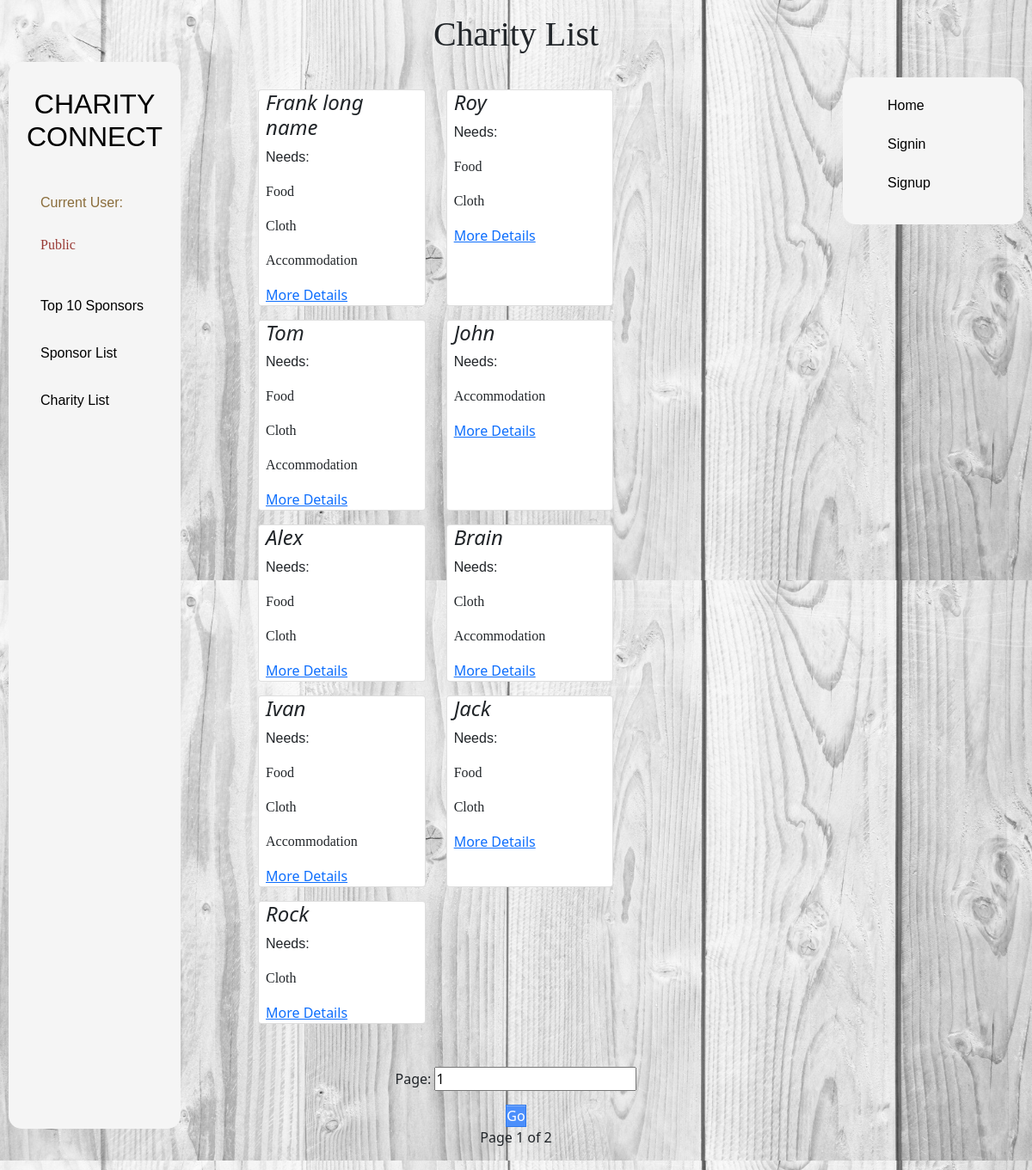
Screenshot of /charity_list/ with the database file from the repository.
### cc/models.py (models this page shows)
class UserCharity(models.Model):
    user = models.OneToOneField(User, on_delete=models.CASCADE, primary_key=True)
    username = models.CharField(unique=True, max_length=200)
    long_name = models.CharField(max_length=200)
    description = models.TextField(max_length=2048)
    connection = models.IntegerField(default=0)
    email = models.EmailField(
        blank=True,
        unique=True,
        error_messages={
            'unique': "A user with that email already exists.",
        }
    )
    website = models.URLField()
    class Meta:
        db_table = 'charity'
        verbose_name = 'charity'
        verbose_name_plural = verbose_name

class Need(models.Model):
    username = models.ForeignKey('UserCharity', to_field='username', on_delete=models.CASCADE)
    need = models.CharField(max_length=200)

### cc/views.py (the view, shortened to what this page needs)
# urls.py: path('charity_list/', views.charity_list, name='charity_list'),
def charity_list(request):
    if request.user.is_anonymous:
        signin_status = False
    else:
        signin_status = True
    request_user = request.user.username
    message_number = len(list(Message.objects.filter(reply_user=request_user, message_type=1).values()))
    if request.method == 'GET':
        form = PageForm
        user_profile = UserCharity.objects.all()[:9]
        page_nums = 1
    user_item = list()
    for user in user_profile.values('username'):
        username = user['username']
        user_item.append(Need.objects.filter(username_id__exact=username).values())
    user_profile = zip(user_profile, user_item)
    return render(request=request,
                  template_name="cc/charity_list.html",
                  context={"lists": user_profile,
                           "form": form,
                           "pages": int(math.ceil(UserCharity.objects.count() / 9)),
                           "page_nums": page_nums,
                           'signin_status': signin_status,
                           'current_user': request.user,
                           'message_number': message_number,
                           }
                  )

### templates/cc/charity_list.html (shortened to what this page needs)
{% extends 'base/base.html' %}
{% load static %}
{% block h1 %}Charity List{% endblock %}
{% block css %}
    <link rel="stylesheet" href="{% static 'cc/styles/lists.css' %}">
{% endblock %}
{% block body %}
    <div >
    <div class="container" style="margin-top: -100px; align-items: center">
            <div class="row">
                <div class="row row-cols-1 row-cols-sm-3 g-3">
                    {% for charity,item in lists %}
                        <div class="card item-card card-block" style="max-width: 15rem; margin-right: 1.5rem">
                            <h4 class="card-title text-right"><i class="material-icons">{{ charity.long_name }}</i></h4>
                            <p style="size: A4; font-family: sans-serif">Needs:</p>
                            {% for ele in item %}
                                <p style="font-family: fantasy">{{ ele.need }}</p>
                            {% endfor %}
                            <div class="d-flex justify-content-between align-items-center">
                                <div class="btn-group">
                                    <a href="{% url 'details' charity.username %}" class="blue">More
                                        Details</a>
                                </div>
                            </div>
                        </div>
                    {% endfor %}
                </div>
            </div>
        </div>
  </div>
    <center>
    <form method="POST" style="margin-top: 50px">
        {{form.as_p}}
            <button class="blue" type="submit">Go</button>
        </form>
        <p>Page {{ page_nums }} of {{ pages }}</p>
    </center>
{% endblock %}

### templates/base/base.html (shortened to what this page needs)
{% load static %}
<!DOCTYPE html>
<html lang="en">
<head>
    <link rel="stylesheet" href="{% static 'cc/styles/base.css' %}">
    <link rel="stylesheet" href="{% static 'cc/Bootstrap5/bootstrap.min.css' %}">
    <link rel="stylesheet" href="{% static 'cc/font-awesome-4.7.0/css/font-awesome.css' %}">
    {% block css %}{% endblock %}
</head>
<center>
    <h1>{% block h1 %}Welcome!!{% endblock %}</h1>
</center>
<body>
<div class="wrapper">
    <div class="sidebar">
        <h2><a href="{% url 'home' %}" style="color: black; text-decoration: black; font-family: sans-serif">Charity Connect</a></h2>
        <ul>
            <li style="font-size: medium"><user>Current User: </user><br/>
                {% if signin_status %}
                <a href="{% url 'details' current_user %}"><p>{{ current_user }}</p></a>
                {% else %}
                <a href="{% url 'signin' %}"><p>Public</p></a>
                {% endif %}
            </li>
            <li><a href="{% url 'top_sponsors' %}">Top 10 Sponsors</a></li>
            <li><a href="{% url 'sponsor_list' %}">Sponsor List</a></li>
            <li><a href="{% url 'charity_list' %}">Charity List</a></li>
        </ul>
    </div>
    <div class="action">
        <div class="menu">
            <ul>
                <li><a href="{% url 'home' %}">Home</a></li>
                {% if signin_status %}
                    <li><a href="{% url 'edit' %}">Edit Profile</a></li>
                    <li><a href="{% url 'message_box' %}">Message Box </a>&nbsp;
                    <span style="border-radius: 50%; height: 20px; width: 20px; display: inline-block; background: #f30303; vertical-align: top;">
                    <span style="display: block; color: #FFFFFF; height: 20px; line-height: 20px; text-align: center"> {{ message_number }}</span>
                    </span>
                    </li>
                    <li><a href="{% url 'signout' %}">Sign out</a></li>
                {% else %}
                    <li><a href="{% url 'signin' %}">Signin</a></li>
                    <li><a href="{% url 'signup' %}">Signup</a></li>
                {% endif %}
            </ul>
        </div>
    </div>
    <div class="brain">
        {% block body %}{% endblock %}
    </div>
</div>
</body>
</html>

### cc/static/cc/styles/base.css (style rules this page uses)
* { box-sizing: border-box; margin: 0; padding: 0; list-style: none; text-decoration: none; }
.wrapper { display: flex; position: relative; }
.wrapper .sidebar { position: fixed; width: 200px; height: 80%; background: whitesmoke; padding: 30px 0; border-radius: 15px; margin-left: 10px; }
.wrapper .sidebar h2 { color: black; text-decoration: black; text-transform: uppercase; text-align: center; margin-bottom: 30px; font-family: sans-serif; cursor: pointer; }
.wrapper .sidebar ul li { padding: 15px; }
.wrapper .sidebar ul li a { display: inline-block; text-decoration: black; color: black; font-weight: 500; transition: 0.5s; margin-left: -10px; font-family: sans-serif; }
.wrapper .sidebar ul li user { color: #8a6d3b; display: block; font-family: sans-serif; margin-left: -10px; }
.wrapper .sidebar ul li p { color: #993934; font-family: cursive; }
.wrapper .sidebar ul li a p { color: #993934; font-family: cursive; }
.wrapper .action { position: fixed; top: 20px; right: 30px; }
.wrapper .brain { width: 100%; margin-left: 300px; margin-top: 100px; margin-right: 300px; margin-bottom: 200px; }
.wrapper .action .menu { position: absolute; top: 40px; right: -10px; padding: 10px 20px; background: whitesmoke; width: 170px; box-sizing: content-box; border-radius: 15px; margin-top: 30px; margin-right: -10px; }
.wrapper .action .menu ul li { list-style: none; padding: 10px 0; direction: initial; align-items: center; justify-content: center; }
.wrapper .action .menu ul li a { display: inline-block; text-decoration: black; color: black; font-weight: 500; transition: 0.5s; font-family: sans-serif; }
button.blue { color: white; background: #4C8FFB; border: 1px #3079ED solid; box-shadow: inset 0 1px 0 #80B0FB; }
body { background: url("../img/Light-Grey-Background-Wallpaper-63-images-.jpg"); background-size: 100%; }
h1 { font-family: fantasy; }

### cc/static/cc/styles/lists.css (style rules this page uses)
.item-card { transition:0.5s; cursor:pointer; padding-right: -100px; }
.card::before, .card::after { position: absolute; top: 0; right: 0; bottom: 0; left: 0; transform: scale3d(0, 0, 1); transition: transform .3s ease-out 0s; background: rgba(255, 255, 255, 0.1); content: ''; pointer-events: none; }
.card::before { transform-origin: left top; }
.card::after { transform-origin: right bottom; }

### rows the page displays
UserCharity: long_name "Frank long name"
Need: need "Food"
Need: need "Cloth"
Need: need "Accommodation"
UserCharity: long_name "Roy"
Need: need "Food"
Need: need "Cloth"
UserCharity: long_name "Tom"
Need: need "Food"
Need: need "Cloth"
Need: need "Accommodation"
UserCharity: long_name "John"
Need: need "Accommodation"
UserCharity: long_name "Alex"
Need: need "Food"
Need: need "Cloth"
UserCharity: long_name "Brain"
Need: need "Cloth"
Need: need "Accommodation"
UserCharity: long_name "Ivan"
Need: need "Food"
Need: need "Cloth"
Need: need "Accommodation"
UserCharity: long_name "Jack"
Need: need "Food"
Need: need "Cloth"
UserCharity: long_name "Rock"
Need: need "Cloth"

### other values shown
{{ page_nums }} "1"
{{ pages }} "2"
